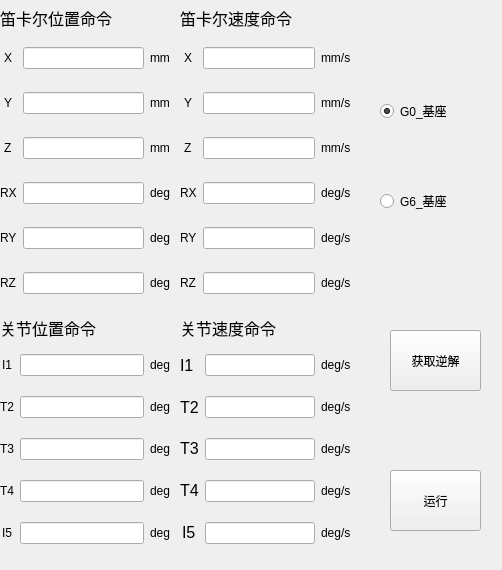
    <widget class="QWidget" name="tab_3">
     <attribute name="title">
      <string>笛卡尔空间位置控制</string>
     </attribute>
     <widget class="QWidget" name="gridLayoutWidget_7">
      <property name="geometry">
       <rect>
        <x>0</x>
        <y>30</y>
        <width>171</width>
        <height>281</height>
       </rect>
      </property>
      <layout class="QGridLayout" name="gridLayout_7">
       <item row="2" column="1">
        <widget class="QLineEdit" name="lineEdit_28">
         <property name="toolTip">
          <string>&lt;html&gt;&lt;head/&gt;&lt;body&gt;&lt;p&gt;-360~360度&lt;/p&gt;&lt;/body&gt;&lt;/html&gt;</string>
         </property>
         <property name="alignment">
          <set>Qt::AlignCenter</set>
         </property>
        </widget>
       </item>
       <item row="1" column="0" alignment="Qt::AlignHCenter|Qt::AlignVCenter">
        <widget class="QLabel" name="label_61">
         <property name="text">
          <string>Y</string>
         </property>
        </widget>
       </item>
       <item row="2" column="0" alignment="Qt::AlignHCenter|Qt::AlignVCenter">
        <widget class="QLabel" name="label_62">
         <property name="text">
          <string>Z</string>
         </property>
        </widget>
       </item>
       <item row="0" column="0" alignment="Qt::AlignHCenter|Qt::AlignVCenter">
        <widget class="QLabel" name="label_63">
         <property name="text">
          <string>X</string>
         </property>
        </widget>
       </item>
       <item row="3" column="1">
        <widget class="QLineEdit" name="lineEdit_29">
         <property name="toolTip">
          <string>&lt;html&gt;&lt;head/&gt;&lt;body&gt;&lt;p&gt;-360~360度&lt;/p&gt;&lt;/body&gt;&lt;/html&gt;</string>
         </property>
         <property name="alignment">
          <set>Qt::AlignCenter</set>
         </property>
        </widget>
       </item>
       <item row="3" column="2" alignment="Qt::AlignHCenter|Qt::AlignVCenter">
        <widget class="QLabel" name="label_70">
         <property name="text">
          <string>deg</string>
         </property>
        </widget>
       </item>
       <item row="5" column="0" alignment="Qt::AlignHCenter|Qt::AlignVCenter">
        <widget class="QLabel" name="label_66">
         <property name="text">
          <string>RZ</string>
         </property>
        </widget>
       </item>
       <item row="0" column="1">
        <widget class="QLineEdit" name="lineEdit_26">
         <property name="toolTip">
          <string>&lt;html&gt;&lt;head/&gt;&lt;body&gt;&lt;p&gt;-360~360度&lt;/p&gt;&lt;/body&gt;&lt;/html&gt;</string>
         </property>
         <property name="alignment">
          <set>Qt::AlignCenter</set>
         </property>
        </widget>
       </item>
       <item row="2" column="2" alignment="Qt::AlignHCenter|Qt::AlignVCenter">
        <widget class="QLabel" name="label_69">
         <property name="text">
          <string>mm</string>
         </property>
        </widget>
       </item>
       <item row="5" column="2" alignment="Qt::AlignHCenter|Qt::AlignVCenter">
        <widget class="QLabel" name="label_72">
         <property name="text">
          <string>deg</string>
         </property>
        </widget>
       </item>
       <item row="4" column="2" alignment="Qt::AlignHCenter|Qt::AlignVCenter">
        <widget class="QLabel" name="label_71">
         <property name="text">
          <string>deg</string>
         </property>
        </widget>
       </item>
       <item row="5" column="1">
        <widget class="QLineEdit" name="lineEdit_31">
         <property name="toolTip">
          <string>&lt;html&gt;&lt;head/&gt;&lt;body&gt;&lt;p&gt;-360~360度&lt;/p&gt;&lt;/body&gt;&lt;/html&gt;</string>
         </property>
         <property name="alignment">
          <set>Qt::AlignCenter</set>
         </property>
        </widget>
       </item>
       <item row="1" column="2" alignment="Qt::AlignHCenter|Qt::AlignVCenter">
        <widget class="QLabel" name="label_68">
         <property name="text">
          <string>mm</string>
         </property>
        </widget>
       </item>
       <item row="0" column="2" alignment="Qt::AlignHCenter|Qt::AlignVCenter">
        <widget class="QLabel" name="label_67">
         <property name="text">
          <string>mm</string>
         </property>
        </widget>
       </item>
       <item row="4" column="1">
        <widget class="QLineEdit" name="lineEdit_30">
         <property name="toolTip">
          <string>&lt;html&gt;&lt;head/&gt;&lt;body&gt;&lt;p&gt;-360~360度&lt;/p&gt;&lt;/body&gt;&lt;/html&gt;</string>
         </property>
         <property name="alignment">
          <set>Qt::AlignCenter</set>
         </property>
        </widget>
       </item>
       <item row="3" column="0" alignment="Qt::AlignHCenter|Qt::AlignVCenter">
        <widget class="QLabel" name="label_64">
         <property name="text">
          <string>RX</string>
         </property>
        </widget>
       </item>
       <item row="4" column="0" alignment="Qt::AlignHCenter|Qt::AlignVCenter">
        <widget class="QLabel" name="label_65">
         <property name="text">
          <string>RY</string>
         </property>
        </widget>
       </item>
       <item row="1" column="1">
        <widget class="QLineEdit" name="lineEdit_27">
         <property name="toolTip">
          <string>&lt;html&gt;&lt;head/&gt;&lt;body&gt;&lt;p&gt;-360~360度&lt;/p&gt;&lt;/body&gt;&lt;/html&gt;</string>
         </property>
         <property name="alignment">
          <set>Qt::AlignCenter</set>
         </property>
        </widget>
       </item>
      </layout>
     </widget>
     <widget class="QWidget" name="gridLayoutWidget_8">
      <property name="geometry">
       <rect>
        <x>180</x>
        <y>30</y>
        <width>171</width>
        <height>281</height>
       </rect>
      </property>
      <layout class="QGridLayout" name="gridLayout_8">
       <item row="2" column="1">
        <widget class="QLineEdit" name="lineEdit_32">
         <property name="toolTip">
          <string>&lt;html&gt;&lt;head/&gt;&lt;body&gt;&lt;p&gt;-360~360度&lt;/p&gt;&lt;/body&gt;&lt;/html&gt;</string>
         </property>
         <property name="alignment">
          <set>Qt::AlignCenter</set>
         </property>
        </widget>
       </item>
       <item row="1" column="0" alignment="Qt::AlignHCenter|Qt::AlignVCenter">
        <widget class="QLabel" name="label_73">
         <property name="text">
          <string>Y</string>
         </property>
        </widget>
       </item>
       <item row="2" column="0" alignment="Qt::AlignHCenter|Qt::AlignVCenter">
        <widget class="QLabel" name="label_74">
         <property name="text">
          <string>Z</string>
         </property>
        </widget>
       </item>
       <item row="0" column="0" alignment="Qt::AlignHCenter|Qt::AlignVCenter">
        <widget class="QLabel" name="label_75">
         <property name="text">
          <string>X</string>
         </property>
        </widget>
       </item>
       <item row="3" column="1">
        <widget class="QLineEdit" name="lineEdit_33">
         <property name="toolTip">
          <string>&lt;html&gt;&lt;head/&gt;&lt;body&gt;&lt;p&gt;-360~360度&lt;/p&gt;&lt;/body&gt;&lt;/html&gt;</string>
         </property>
         <property name="alignment">
          <set>Qt::AlignCenter</set>
         </property>
        </widget>
       </item>
       <item row="3" column="2" alignment="Qt::AlignHCenter|Qt::AlignVCenter">
        <widget class="QLabel" name="label_76">
         <property name="text">
          <string>deg/s</string>
         </property>
        </widget>
       </item>
       <item row="5" column="0" alignment="Qt::AlignHCenter|Qt::AlignVCenter">
        <widget class="QLabel" name="label_77">
         <property name="text">
          <string>RZ</string>
         </property>
        </widget>
       </item>
       <item row="0" column="1">
        <widget class="QLineEdit" name="lineEdit_34">
         <property name="toolTip">
          <string>&lt;html&gt;&lt;head/&gt;&lt;body&gt;&lt;p&gt;-360~360度&lt;/p&gt;&lt;/body&gt;&lt;/html&gt;</string>
         </property>
         <property name="alignment">
          <set>Qt::AlignCenter</set>
         </property>
        </widget>
       </item>
       <item row="2" column="2" alignment="Qt::AlignHCenter|Qt::AlignVCenter">
        <widget class="QLabel" name="label_78">
         <property name="text">
          <string>mm/s</string>
         </property>
        </widget>
       </item>
       <item row="5" column="2" alignment="Qt::AlignHCenter|Qt::AlignVCenter">
        <widget class="QLabel" name="label_79">
         <property name="text">
          <string>deg/s</string>
         </property>
        </widget>
       </item>
       <item row="4" column="2" alignment="Qt::AlignHCenter|Qt::AlignVCenter">
        <widget class="QLabel" name="label_80">
         <property name="text">
          <string>deg/s</string>
         </property>
        </widget>
       </item>
       <item row="5" column="1">
        <widget class="QLineEdit" name="lineEdit_35">
         <property name="toolTip">
          <string>&lt;html&gt;&lt;head/&gt;&lt;body&gt;&lt;p&gt;-360~360度&lt;/p&gt;&lt;/body&gt;&lt;/html&gt;</string>
         </property>
         <property name="alignment">
          <set>Qt::AlignCenter</set>
         </property>
        </widget>
       </item>
       <item row="1" column="2" alignment="Qt::AlignHCenter|Qt::AlignVCenter">
        <widget class="QLabel" name="label_81">
         <property name="text">
          <string>mm/s</string>
         </property>
        </widget>
       </item>
       <item row="0" column="2" alignment="Qt::AlignHCenter|Qt::AlignVCenter">
        <widget class="QLabel" name="label_82">
         <property name="text">
          <string>mm/s</string>
         </property>
        </widget>
       </item>
       <item row="4" column="1">
        <widget class="QLineEdit" name="lineEdit_36">
         <property name="toolTip">
          <string>&lt;html&gt;&lt;head/&gt;&lt;body&gt;&lt;p&gt;-360~360度&lt;/p&gt;&lt;/body&gt;&lt;/html&gt;</string>
         </property>
         <property name="alignment">
          <set>Qt::AlignCenter</set>
         </property>
        </widget>
       </item>
       <item row="3" column="0" alignment="Qt::AlignHCenter|Qt::AlignVCenter">
        <widget class="QLabel" name="label_83">
         <property name="text">
          <string>RX</string>
         </property>
        </widget>
       </item>
       <item row="4" column="0" alignment="Qt::AlignHCenter|Qt::AlignVCenter">
        <widget class="QLabel" name="label_84">
         <property name="text">
          <string>RY</string>
         </property>
        </widget>
       </item>
       <item row="1" column="1">
        <widget class="QLineEdit" name="lineEdit_37">
         <property name="toolTip">
          <string>&lt;html&gt;&lt;head/&gt;&lt;body&gt;&lt;p&gt;-360~360度&lt;/p&gt;&lt;/body&gt;&lt;/html&gt;</string>
         </property>
         <property name="alignment">
          <set>Qt::AlignCenter</set>
         </property>
        </widget>
       </item>
      </layout>
     </widget>
     <widget class="QLabel" name="label_85">
      <property name="geometry">
       <rect>
        <x>0</x>
        <y>0</y>
        <width>141</width>
        <height>35</height>
       </rect>
      </property>
      <property name="font">
       <font>
        <pointsize>12</pointsize>
       </font>
      </property>
      <property name="text">
       <string>笛卡尔位置命令</string>
      </property>
     </widget>
     <widget class="QLabel" name="label_86">
      <property name="geometry">
       <rect>
        <x>180</x>
        <y>0</y>
        <width>161</width>
        <height>35</height>
       </rect>
      </property>
      <property name="font">
       <font>
        <pointsize>12</pointsize>
       </font>
      </property>
      <property name="text">
       <string>笛卡尔速度命令</string>
      </property>
     </widget>
     <widget class="QLabel" name="label_99">
      <property name="geometry">
       <rect>
        <x>180</x>
        <y>310</y>
        <width>131</width>
        <height>35</height>
       </rect>
      </property>
      <property name="font">
       <font>
        <pointsize>12</pointsize>
       </font>
      </property>
      <property name="text">
       <string>关节速度命令</string>
      </property>
     </widget>
     <widget class="QWidget" name="gridLayoutWidget_9">
      <property name="geometry">
       <rect>
        <x>0</x>
        <y>340</y>
        <width>171</width>
        <height>221</height>
       </rect>
      </property>
      <layout class="QGridLayout" name="gridLayout_12">
       <item row="0" column="0" alignment="Qt::AlignHCenter|Qt::AlignVCenter">
        <widget class="QLabel" name="label_126">
         <property name="text">
          <string>I1</string>
         </property>
        </widget>
       </item>
       <item row="3" column="1">
        <widget class="QLineEdit" name="lineEdit_57">
         <property name="toolTip">
          <string>&lt;html&gt;&lt;head/&gt;&lt;body&gt;&lt;p&gt;-360~360度&lt;/p&gt;&lt;/body&gt;&lt;/html&gt;</string>
         </property>
         <property name="alignment">
          <set>Qt::AlignCenter</set>
         </property>
         <property name="readOnly">
          <bool>true</bool>
         </property>
        </widget>
       </item>
       <item row="2" column="1">
        <widget class="QLineEdit" name="lineEdit_56">
         <property name="toolTip">
          <string>&lt;html&gt;&lt;head/&gt;&lt;body&gt;&lt;p&gt;-360~360度&lt;/p&gt;&lt;/body&gt;&lt;/html&gt;</string>
         </property>
         <property name="alignment">
          <set>Qt::AlignCenter</set>
         </property>
         <property name="readOnly">
          <bool>true</bool>
         </property>
        </widget>
       </item>
       <item row="1" column="0" alignment="Qt::AlignHCenter|Qt::AlignVCenter">
        <widget class="QLabel" name="label_124">
         <property name="text">
          <string>T2</string>
         </property>
        </widget>
       </item>
       <item row="2" column="0" alignment="Qt::AlignHCenter|Qt::AlignVCenter">
        <widget class="QLabel" name="label_125">
         <property name="text">
          <string>T3</string>
         </property>
        </widget>
       </item>
       <item row="3" column="2" alignment="Qt::AlignHCenter|Qt::AlignVCenter">
        <widget class="QLabel" name="label_127">
         <property name="text">
          <string>deg</string>
         </property>
        </widget>
       </item>
       <item row="0" column="1">
        <widget class="QLineEdit" name="lineEdit_58">
         <property name="toolTip">
          <string>&lt;html&gt;&lt;head/&gt;&lt;body&gt;&lt;p&gt;-360~360度&lt;/p&gt;&lt;/body&gt;&lt;/html&gt;</string>
         </property>
         <property name="alignment">
          <set>Qt::AlignCenter</set>
         </property>
         <property name="readOnly">
          <bool>true</bool>
         </property>
        </widget>
       </item>
       <item row="2" column="2" alignment="Qt::AlignHCenter|Qt::AlignVCenter">
        <widget class="QLabel" name="label_129">
         <property name="text">
          <string>deg</string>
         </property>
        </widget>
       </item>
       <item row="4" column="2" alignment="Qt::AlignHCenter|Qt::AlignVCenter">
        <widget class="QLabel" name="label_131">
         <property name="text">
          <string>deg</string>
         </property>
        </widget>
       </item>
       <item row="1" column="2" alignment="Qt::AlignHCenter|Qt::AlignVCenter">
        <widget class="QLabel" name="label_132">
         <property name="text">
          <string>deg</string>
         </property>
        </widget>
       </item>
       <item row="4" column="0" alignment="Qt::AlignHCenter|Qt::AlignVCenter">
        <widget class="QLabel" name="label_135">
         <property name="text">
          <string>I5</string>
         </property>
        </widget>
       </item>
       <item row="4" column="1">
        <widget class="QLineEdit" name="lineEdit_60">
         <property name="toolTip">
          <string>&lt;html&gt;&lt;head/&gt;&lt;body&gt;&lt;p&gt;-360~360度&lt;/p&gt;&lt;/body&gt;&lt;/html&gt;</string>
         </property>
         <property name="alignment">
          <set>Qt::AlignCenter</set>
         </property>
         <property name="readOnly">
          <bool>true</bool>
         </property>
        </widget>
       </item>
       <item row="0" column="2" alignment="Qt::AlignHCenter|Qt::AlignVCenter">
        <widget class="QLabel" name="label_133">
         <property name="text">
          <string>deg</string>
         </property>
        </widget>
       </item>
       <item row="3" column="0" alignment="Qt::AlignHCenter|Qt::AlignVCenter">
        <widget class="QLabel" name="label_134">
         <property name="text">
          <string>T4</string>
         </property>
        </widget>
       </item>
       <item row="1" column="1">
        <widget class="QLineEdit" name="lineEdit_61">
         <property name="toolTip">
          <string>&lt;html&gt;&lt;head/&gt;&lt;body&gt;&lt;p&gt;-360~360度&lt;/p&gt;&lt;/body&gt;&lt;/html&gt;</string>
         </property>
         <property name="alignment">
          <set>Qt::AlignCenter</set>
         </property>
         <property name="readOnly">
          <bool>true</bool>
         </property>
        </widget>
       </item>
      </layout>
     </widget>
     <widget class="QLabel" name="label_148">
      <property name="geometry">
       <rect>
        <x>0</x>
        <y>310</y>
        <width>131</width>
        <height>35</height>
       </rect>
      </property>
      <property name="font">
       <font>
        <pointsize>12</pointsize>
       </font>
      </property>
      <property name="text">
       <string>关节位置命令</string>
      </property>
     </widget>
     <widget class="QPushButton" name="pushButton_33">
      <property name="geometry">
       <rect>
        <x>390</x>
        <y>330</y>
        <width>91</width>
        <height>61</height>
       </rect>
      </property>
      <property name="text">
       <string>获取逆解</string>
      </property>
     </widget>
     <widget class="QPushButton" name="pushButton_34">
      <property name="geometry">
       <rect>
        <x>390</x>
        <y>470</y>
        <width>91</width>
        <height>61</height>
       </rect>
      </property>
      <property name="text">
       <string>运行</string>
      </property>
     </widget>
     <widget class="QWidget" name="gridLayoutWidget_10">
      <property name="geometry">
       <rect>
        <x>180</x>
        <y>340</y>
        <width>171</width>
        <height>221</height>
       </rect>
      </property>
      <layout class="QGridLayout" name="gridLayout_13">
       <item row="2" column="1">
        <widget class="QLineEdit" name="lineEdit_62">
         <property name="toolTip">
          <string>&lt;html&gt;&lt;head/&gt;&lt;body&gt;&lt;p&gt;-360~360度&lt;/p&gt;&lt;/body&gt;&lt;/html&gt;</string>
         </property>
         <property name="alignment">
          <set>Qt::AlignCenter</set>
         </property>
         <property name="readOnly">
          <bool>true</bool>
         </property>
        </widget>
       </item>
       <item row="2" column="0" alignment="Qt::AlignHCenter|Qt::AlignVCenter">
        <widget class="QLabel" name="label_137">
         <property name="font">
          <font>
           <pointsize>12</pointsize>
          </font>
         </property>
         <property name="text">
          <string>T3</string>
         </property>
        </widget>
       </item>
       <item row="3" column="1">
        <widget class="QLineEdit" name="lineEdit_63">
         <property name="toolTip">
          <string>&lt;html&gt;&lt;head/&gt;&lt;body&gt;&lt;p&gt;-360~360度&lt;/p&gt;&lt;/body&gt;&lt;/html&gt;</string>
         </property>
         <property name="alignment">
          <set>Qt::AlignCenter</set>
         </property>
         <property name="readOnly">
          <bool>true</bool>
         </property>
        </widget>
       </item>
       <item row="3" column="2" alignment="Qt::AlignHCenter|Qt::AlignVCenter">
        <widget class="QLabel" name="label_139">
         <property name="text">
          <string>deg/s</string>
         </property>
        </widget>
       </item>
       <item row="0" column="1">
        <widget class="QLineEdit" name="lineEdit_64">
         <property name="toolTip">
          <string>&lt;html&gt;&lt;head/&gt;&lt;body&gt;&lt;p&gt;-360~360度&lt;/p&gt;&lt;/body&gt;&lt;/html&gt;</string>
         </property>
         <property name="alignment">
          <set>Qt::AlignCenter</set>
         </property>
         <property name="readOnly">
          <bool>true</bool>
         </property>
        </widget>
       </item>
       <item row="2" column="2" alignment="Qt::AlignHCenter|Qt::AlignVCenter">
        <widget class="QLabel" name="label_141">
         <property name="text">
          <string>deg/s</string>
         </property>
        </widget>
       </item>
       <item row="4" column="2" alignment="Qt::AlignHCenter|Qt::AlignVCenter">
        <widget class="QLabel" name="label_143">
         <property name="text">
          <string>deg/s</string>
         </property>
        </widget>
       </item>
       <item row="1" column="2" alignment="Qt::AlignHCenter|Qt::AlignVCenter">
        <widget class="QLabel" name="label_144">
         <property name="text">
          <string>deg/s</string>
         </property>
        </widget>
       </item>
       <item row="3" column="0" alignment="Qt::AlignHCenter|Qt::AlignVCenter">
        <widget class="QLabel" name="label_146">
         <property name="font">
          <font>
           <pointsize>12</pointsize>
          </font>
         </property>
         <property name="text">
          <string>T4</string>
         </property>
        </widget>
       </item>
       <item row="0" column="2" alignment="Qt::AlignHCenter|Qt::AlignVCenter">
        <widget class="QLabel" name="label_145">
         <property name="text">
          <string>deg/s</string>
         </property>
        </widget>
       </item>
       <item row="4" column="1">
        <widget class="QLineEdit" name="lineEdit_66">
         <property name="toolTip">
          <string>&lt;html&gt;&lt;head/&gt;&lt;body&gt;&lt;p&gt;-360~360度&lt;/p&gt;&lt;/body&gt;&lt;/html&gt;</string>
         </property>
         <property name="alignment">
          <set>Qt::AlignCenter</set>
         </property>
         <property name="readOnly">
          <bool>true</bool>
         </property>
        </widget>
       </item>
       <item row="4" column="0" alignment="Qt::AlignHCenter|Qt::AlignVCenter">
        <widget class="QLabel" name="label_147">
         <property name="font">
          <font>
           <pointsize>12</pointsize>
          </font>
         </property>
         <property name="text">
          <string>I5</string>
         </property>
        </widget>
       </item>
       <item row="1" column="1">
        <widget class="QLineEdit" name="lineEdit_67">
         <property name="toolTip">
          <string>&lt;html&gt;&lt;head/&gt;&lt;body&gt;&lt;p&gt;-360~360度&lt;/p&gt;&lt;/body&gt;&lt;/html&gt;</string>
         </property>
         <property name="alignment">
          <set>Qt::AlignCenter</set>
         </property>
         <property name="readOnly">
          <bool>true</bool>
         </property>
        </widget>
       </item>
       <item row="1" column="0">
        <widget class="QLabel" name="label_136">
         <property name="font">
          <font>
           <pointsize>12</pointsize>
          </font>
         </property>
         <property name="text">
          <string>T2</string>
         </property>
        </widget>
       </item>
       <item row="0" column="0">
        <widget class="QLabel" name="label_138">
         <property name="font">
          <font>
           <pointsize>12</pointsize>
          </font>
         </property>
         <property name="text">
          <string>I1</string>
         </property>
        </widget>
       </item>
      </layout>
     </widget>
     <widget class="QRadioButton" name="radioButton">
      <property name="geometry">
       <rect>
        <x>380</x>
        <y>100</y>
        <width>113</width>
        <height>22</height>
       </rect>
      </property>
      <property name="text">
       <string>G0_基座</string>
      </property>
      <property name="checked">
       <bool>true</bool>
      </property>
     </widget>
     <widget class="QRadioButton" name="radioButton_2">
      <property name="geometry">
       <rect>
        <x>380</x>
        <y>190</y>
        <width>113</width>
        <height>22</height>
       </rect>
      </property>
      <property name="text">
       <string>G6_基座</string>
      </property>
     </widget>
    </widget>
